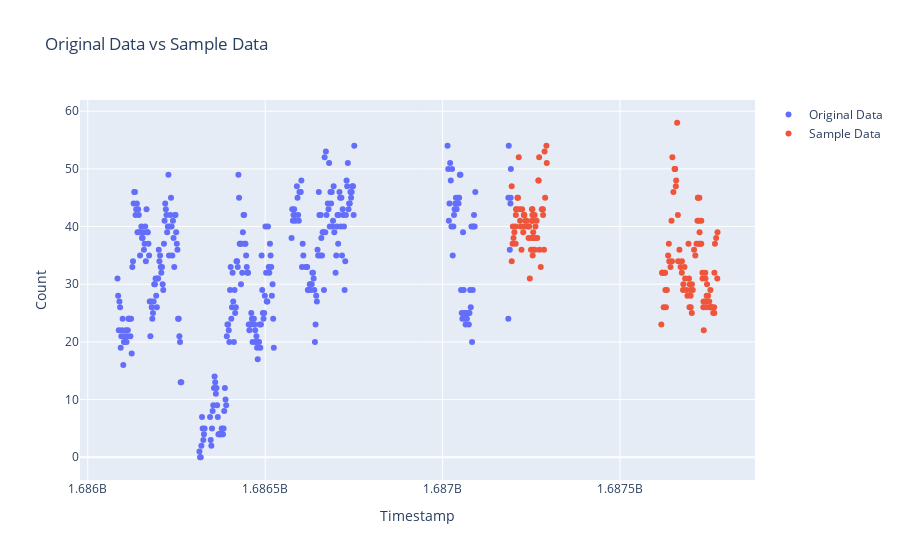

The code cell stored with this chart in its notebook:
### Code cell
# Create a scatter plot for the original data
trace1 = go.Scatter(
    x=data_train_df["num_timestamp"],
    y=data_train_df["Count"],
    mode="markers",
    name="Original Data",
)

# Create a scatter plot for the samples
trace2 = go.Scatter(
    x=data_test_df["num_timestamp"],
    y=data_test_df["Count"],
    mode="markers",
    name="Sample Data",
)

# Combine the two plots
data = [trace1, trace2]


# Create a layout
layout = go.Layout(
    title="Original Data vs Sample Data",
    xaxis=dict(title="Timestamp"),
    yaxis=dict(title="Count"),
)

# Create a Figure and plot it
fig = go.Figure(data=data, layout=layout)
fig.show()

### Figure 1 — Plotly figure (JSON) as saved in the notebook; plotly's stock layout.template omitted (floating-point values rounded to 4 significant figures; data arrays with more than 128 entries replaced by an {"elided": "..."} marker saying what was removed)
{"data": [{"mode": "markers", "name": "Original Data", "type": "scatter", "x": {"elided": "350 int values"}, "y": {"elided": "350 int values"}}, {"mode": "markers", "name": "Sample Data", "type": "scatter", "x": {"elided": "146 int values"}, "y": {"elided": "146 int values"}}], "layout": {"title": {"text": "Original Data vs Sample Data"}, "xaxis": {"title": {"text": "Timestamp"}}, "yaxis": {"title": {"text": "Count"}}}}
